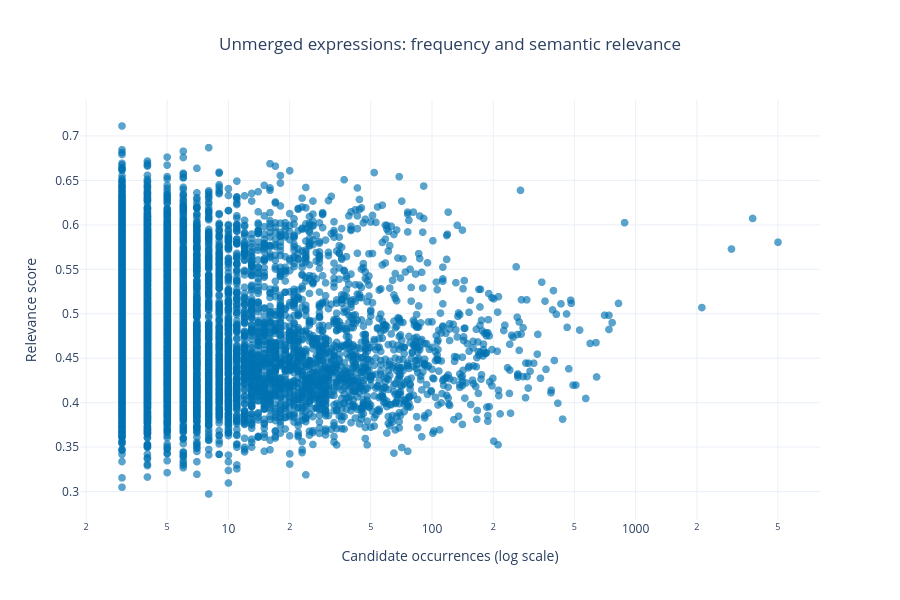

Notebook source saved alongside this figure:
### Code cell
import plotly.express as px

figure = px.scatter(
    filtered_candidates,
    x="n_occurrences",
    y="relevance",
    hover_name="candidate",
    hover_data={
        "n_occurrences": True,
        "relevance": ":.3f",
        "n_posts": True,
        "n_threads": True,
    },
    log_x=True,
    labels={
        "n_occurrences": "Candidate occurrences (log scale)",
        "relevance": "Relevance score",
        "n_posts": "Supporting posts",
        "n_threads": "Supporting threads",
    },
    title="Unmerged expressions: frequency and semantic relevance",
    template="plotly_white",
    height=600,
)

figure.update_traces(
    marker=dict(size=8, opacity=0.65, color="#0072B2")
)
figure.update_layout(
    title_x=0.5,
    hoverlabel=dict(namelength=-1),
)

figure.show()

### Figure 1 — Plotly figure (JSON) as saved in the notebook; plotly's stock layout.template omitted (floating-point values rounded to 4 significant figures; data arrays with more than 128 entries replaced by an {"elided": "..."} marker saying what was removed)
{"data": [{"customdata": {"elided": "6713x2 int values"}, "hovertemplate": "<b>%{hovertext}</b><br><br>Candidate occurrences (log scale)=%{x}<br>Relevance score=%{y:.3f}<br>Supporting posts=%{customdata[0]}<br>Supporting threads=%{customdata[1]}<extra></extra>", "hovertext": {"elided": "6713 str values"}, "legendgroup": "", "marker": {"color": "#0072B2", "opacity": 0.65, "size": 8, "symbol": "circle"}, "mode": "markers", "name": "", "showlegend": false, "type": "scattergl", "x": {"elided": "6713 int values"}, "xaxis": "x", "y": {"elided": "6713 float values"}, "yaxis": "y"}], "layout": {"height": 600, "hoverlabel": {"namelength": -1}, "legend": {"tracegroupgap": 0}, "title": {"text": "Unmerged expressions: frequency and semantic relevance", "x": 0.5}, "xaxis": {"anchor": "y", "domain": [0, 1], "title": {"text": "Candidate occurrences (log scale)"}, "type": "log"}, "yaxis": {"anchor": "x", "domain": [0, 1], "title": {"text": "Relevance score"}}}}
